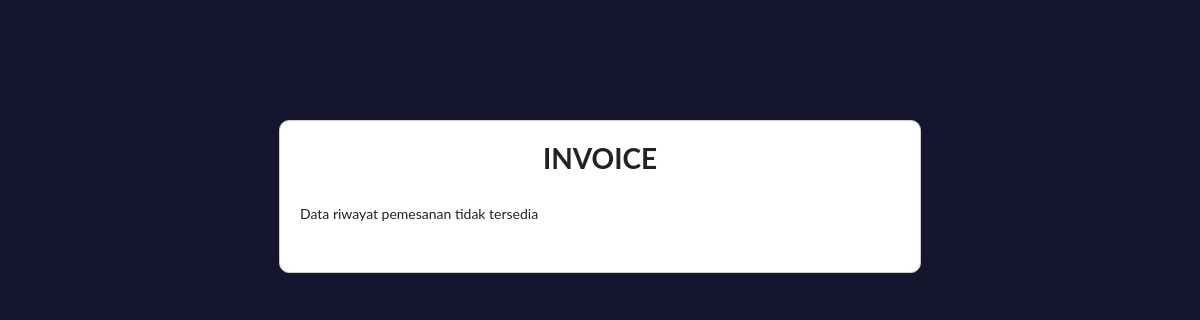
Before: /invoice.php?id_user=183 with the older database file.
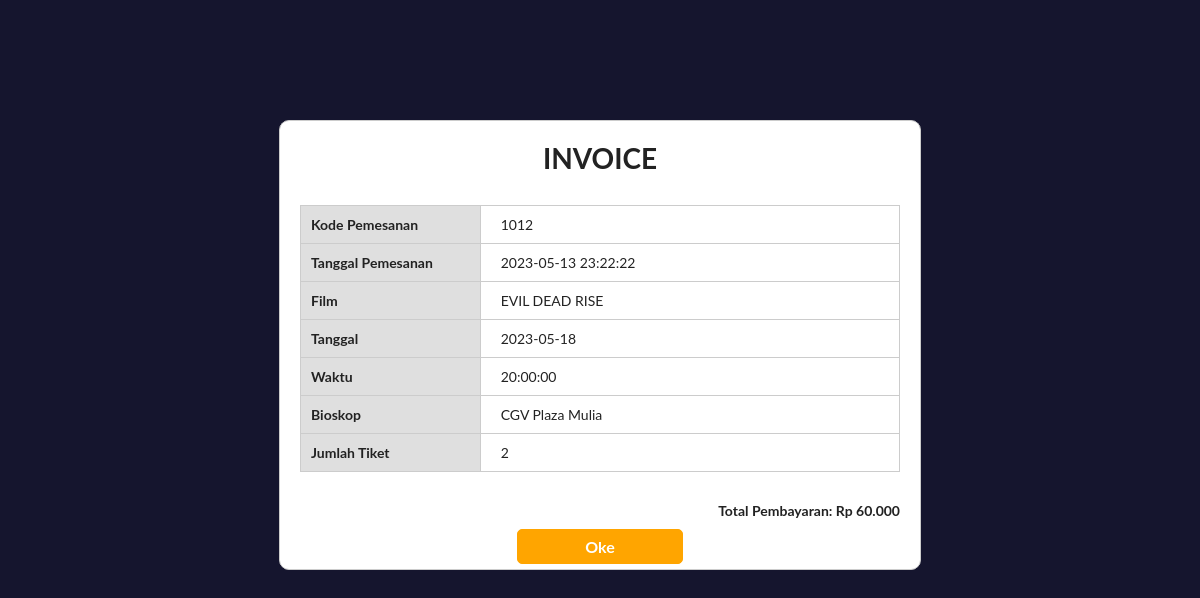
After: the same page with the newer database file.
### tables this page shows
CREATE TABLE `riwayat_pemesanan` (
  `id_pemesanan` int(11) NOT NULL,
  `tgl_pemesanan` datetime NOT NULL,
  `email_pemesan` varchar(30) NOT NULL,
  `film` varchar(30) NOT NULL,
  `tanggal_tayang` date NOT NULL,
  `waktu` time NOT NULL,
  `bioskop` varchar(30) NOT NULL,
  `jumlah_tiket` int(11) NOT NULL,
  `total_harga` int(11) NOT NULL,
  `id_tiket` int(11) NOT NULL,
  `id_user` int(11) NOT NULL,
  `id_bioskop` int(11) NOT NULL
);

### invoice.php (the view, shortened to what this page needs)
<?php
include "koneksi.php";
$id_user = $_GET['id_user'];
$query_invoice = mysqli_query($conn, "SELECT * FROM riwayat_pemesanan WHERE id_user = $id_user ORDER BY id_pemesanan DESC LIMIT 1");
?>
<!DOCTYPE html>
<html>
<head>
    <link rel="stylesheet" type="text/css" href="style/inv.css">
</head>
<body>
	<div class="container2">
		<h1>INVOICE</h1>
		<?php
		if(mysqli_num_rows($query_invoice) > 0){
			$data_invoice = mysqli_fetch_array($query_invoice);
		?>
		<table>
			<tr>
				<th>Kode Pemesanan</th>
				<td><?php echo $data_invoice['id_pemesanan']?></td>
			</tr>
			<tr>
				<th>Tanggal Pemesanan</th>
				<td><?php echo $data_invoice['tgl_pemesanan']; ?></td>
			</tr>
			<tr>
				<th>Film</th>
				<td><?php echo $data_invoice['film']; ?></td>
			</tr>
			<tr>
				<th>Tanggal</th>
				<td><?php echo $data_invoice['tanggal_tayang']; ?></td>
			</tr>
			<tr>
            	<th>Waktu</th>
				<td><?php echo $data_invoice['waktu']; ?></td>
			</tr>
			<tr>
            	<th>Bioskop</th>
				<td><?php echo $data_invoice['bioskop']; ?></td>
			</tr>
			<tr>
				<th>Jumlah Tiket</th>
				<td><?php echo $data_invoice['jumlah_tiket']; ?></td>
			</tr>
		</table>
		<p class="total">Total Pembayaran: Rp <?php echo number_format($data_invoice['total_harga'], 0, ',', '.'); ?></p>
        <a href="user_page.php" id="back">Oke</a>
		<?php }else {
		echo "Data riwayat pemesanan tidak tersedia";
		}
		?>
    </div>
</body>
</html>

Changed rows visible on the page:
added riwayat_pemesanan: id_pemesanan "1012", tgl_pemesanan "2023-05-13 23:22:22", film "EVIL DEAD RISE", tanggal_tayang "2023-05-18", waktu "20:00:00", bioskop "CGV Plaza Mulia", jumlah_tiket "2", total_harga "60.000"
Other visible differences:
text no longer shown: "Data riwayat pemesanan tidak tersedia"
text now shown: "Kode Pemesanan Tanggal Pemesanan Film Tanggal Waktu Bioskop Jumlah Tiket Total Pembayaran: Rp Oke"
